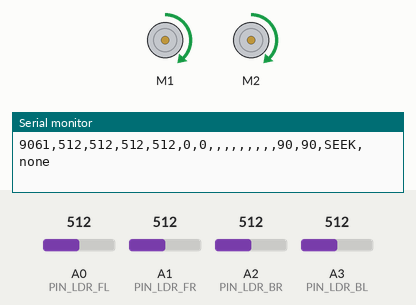
Recording of a sketch running on a simulated Arduino Uno, built with avr-gcc and run on an emulated ATmega328P. Shown: 2 × DC motor (green arrow = forward, orange = backward, longer = faster), the last lines printed to the serial monitor. The test bench sets the inputs (shaded band); at power-on: A2 (PIN_LDR_BR) = 512, A1 (PIN_LDR_FR) = 512, A0 (PIN_LDR_FL) = 512, A3 (PIN_LDR_BL) = 512.

Above: at 9.2 s.
9.3 s: A2 (PIN_LDR_BR) set to 537
At 11.1 s:
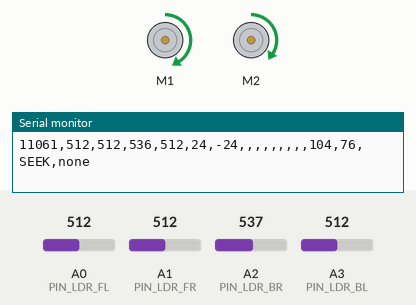
12.2 s: A2 (PIN_LDR_BR) set to 554
At 14.8 s:
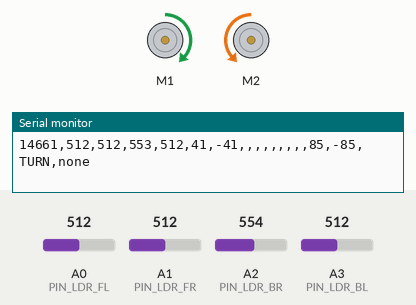
15.2 s: A1 (PIN_LDR_FR) set to 716
18.2 s: A0 (PIN_LDR_FL) set to 716
At 18.31 s:
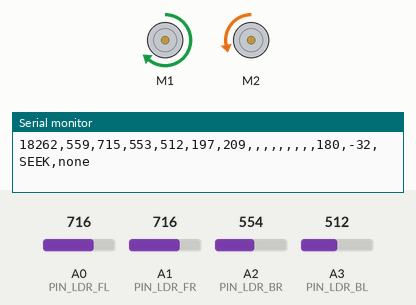
21.2 s: A3 (PIN_LDR_BL) set to 716
At 23.5 s:
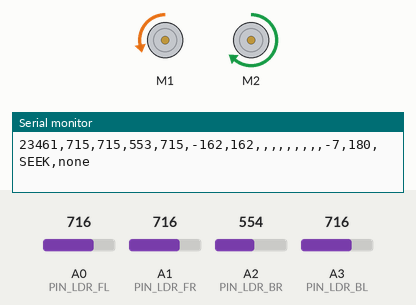
24.2 s: A3 (PIN_LDR_BL) set to 118
At 27.3 s:
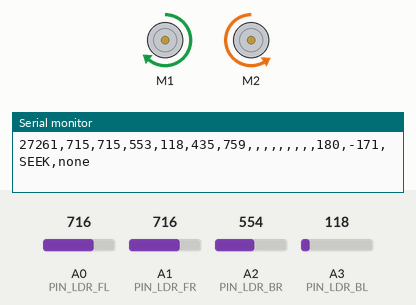
Timing chart, 0 to 28.2 s (numbered marks = the images above; inputs shaded):
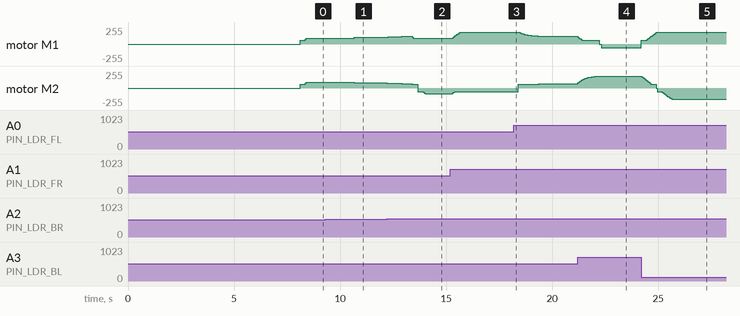

Measured:
- the behaviour switches between 553 and 554 on A2 (PIN_LDR_BR) (found by bisection; images 1 and 2)
- after the input at 9.3 s, motor M1: forward 90/255 → forward 104/255 after 1.4 s; motor M2: forward 90/255 → forward 76/255 after 1.4 s
- after the input at 12.2 s, motor M1: rises from forward 104/255 to forward 114/255 in 0.85 s, then falls to forward 85/255 in 0.45 s; motor M2: moves from forward 76/255 to backward 85/255 over 1.8 s, starting at once
- after the input at 18.2 s, motor M1: moves from forward 180/255 to forward 114/255 over 1.9 s, starting after 0.21 s; motor M2: moves from backward 56/255 to forward 66/255 over 2.1 s, starting at once
- after the input at 21.2 s, motor M1: forward 114/255 → forward 55/255 at once, → stopped 1.0 s later, → backward 55/255 0.10 s later; motor M2: moves from forward 66/255 to forward 180/255 over 1.0 s, starting at once
- after the input at 24.2 s, motor M1: moves from backward 55/255 to forward 180/255 over 0.75 s, starting at once; motor M2: moves from forward 180/255 to backward 171/255 over 2.2 s, starting at once

The sketch:

potplant.ino
```cpp
// ===========================================================================
// POT PLANT ROBOT - PHASE 1: LIGHT SEEKER
//
// A pot plant on wheels that drives towards the brightest light it can see.
// No moods, no needs, no face yet - this phase exists to prove two things:
// that the motors do what we expect, and that the light sensors give sensible
// numbers. Everything later is built on top of those two facts.
//
// How it works, once per tick (20 times a second):
//   1. read the four corner light sensors
//   2. compare the two sides, and the front against the back
//   3. steer towards the brighter side - or turn round if the light is behind
//   4. occasionally report what it is doing over USB
//
// There is no delay() in the loop. delay() means "freeze completely", and a
// frozen robot cannot notice a table leg. Instead we watch the clock with
// millis() and act when enough time has passed. See tuning.h for TICK_MS.
//
// Files:
//   config.h      which wire goes to which pin
//   tuning.h      the personality numbers - this is the one to play with
//   sensors.*     reading and cleaning up the light sensors
//   drive.*       talking to the motors
//   telemetry.*   printing what it is thinking
// ===========================================================================

#include "config.h"
#include "tuning.h"
#include "sensors.h"
#include "drive.h"
#include "telemetry.h"

// The three things the robot can be doing in Phase 1.
enum State {
  STATE_SEEK,     // it can see a light ahead, and is driving towards it
  STATE_TURN,     // the light is behind it, so it is turning round
  STATE_SEARCH    // too dark to tell, so turn slowly and look around
};

static State state = STATE_SEARCH;
static unsigned long lastTick = 0;
static uint8_t tickCounter = 0;

// Used by STATE_SEARCH to decide which way to spin, and when to give up and
// try the other direction.
static unsigned long searchStarted = 0;
static int searchDirection = 1;

// Used by STATE_TURN: which way it chose to spin, and when it started, so it
// can give up rather than spinning for ever in an evenly lit room.
static int turnDirection = 1;
static unsigned long turnStarted = 0;

// How much RAM is left over. The UNO has 2048 bytes in total and it runs out
// long before the 32 KB of program space does, so this number is worth
// watching as the project grows.
static int freeRam() {
  extern int __heap_start, *__brkval;
  int here;
  return (int)&here - (__brkval == 0 ? (int)&__heap_start : (int)__brkval);
}

void setup() {
  Serial.begin(SERIAL_BAUD);
  while (!Serial) { ; }   // only matters on boards with native USB

  Serial.println();
  Serial.println(F("# pot plant robot - phase 1, light seeker, four corner sensors"));
  Serial.print(F("# free RAM at start-up: "));
  Serial.print(freeRam());
  Serial.println(F(" bytes of 2048"));

  driveBegin();
  driveStop();            // make very sure nothing is moving while we calibrate

  sensorsBegin();
  sensorsCalibrate();     // blocking, but this runs before the loop starts

  telemetryHeader();

  searchStarted = millis();
  lastTick = millis();
}

// Work out motor speeds from a set of light readings.
static void seekLight(const LightReading &light) {
  // steer is positive when the right-hand pair see more light than the left.
  int error = light.steer;

  // Small differences are just noise. Ignore them, or the robot weaves.
  if (abs(error) < LIGHT_DEADBAND) error = 0;

  // Turn the brightness difference into a steering amount.
  int steer = ((long)error * STEER_GAIN_PERCENT) / 100;

  // Differential steering: to turn right, slow the right wheel and speed up
  // the left one. The two wheels always add up to roughly the same total, so
  // it curves rather than stopping and pivoting.
  int left  = (int)DRIVE_BASE_SPEED + steer;
  int right = (int)DRIVE_BASE_SPEED - steer;

  driveSetTargets(left, right);
}

// Spin on the spot towards whichever side the light is on, until it is in front.
static void turnRound() {
  driveSetTargets( (int)TURN_SPEED * turnDirection,
                  -(int)TURN_SPEED * turnDirection );
}

// Spin slowly on the spot, reversing every so often, hunting for any light.
static void searchForLight() {
  if (millis() - searchStarted > SEARCH_SWEEP_MS) {
    searchDirection = -searchDirection;
    searchStarted = millis();
  }
  driveSetTargets( (int)SEARCH_SPEED * searchDirection,
                  -(int)SEARCH_SPEED * searchDirection );
}

void loop() {
  // Has a tick's worth of time passed? If not, fall straight out of loop()
  // and come back in again. The robot stays responsive the whole time.
  if (millis() - lastTick < TICK_MS) return;
  lastTick += TICK_MS;

  sensorsUpdate();
  LightReading light = sensorsLight();

  // Decide which state we are in.
  //
  // Too dark to steer by comes first - without useful light, nothing else is
  // worth deciding. There is deliberately a gap between the threshold for
  // giving up and the one for starting again, so a reading sitting right on the
  // boundary does not flip the robot between states several times a second.
  if (light.brightest < LIGHT_FLOOR) {
    if (state != STATE_SEARCH) {
      state = STATE_SEARCH;
      searchStarted = millis();
    }
  } else if (state == STATE_SEARCH && light.brightest > LIGHT_FLOOR + LIGHT_DEADBAND) {
    state = STATE_SEEK;
  }

  if (state == STATE_SEEK && light.frontBack < -LIGHT_BEHIND_THRESHOLD) {
    // The back pair are clearly beating the front pair - the light is behind.
    // Turn towards whichever side is brighter, so it takes the shorter way
    // round rather than always spinning the same direction.
    state = STATE_TURN;
    turnDirection = (light.steer >= 0) ? 1 : -1;
    turnStarted = millis();
  } else if (state == STATE_TURN) {
    bool nowInFront = light.frontBack > LIGHT_AHEAD_THRESHOLD;
    bool givenUp    = millis() - turnStarted > TURN_TIMEOUT_MS;
    if (nowInFront || givenUp) state = STATE_SEEK;
  }

  switch (state) {
    case STATE_SEEK:   seekLight(light);   break;
    case STATE_TURN:   turnRound();        break;
    case STATE_SEARCH: searchForLight();   break;
  }

  driveUpdate();

  if (++tickCounter >= TELEMETRY_EVERY_N_TICKS) {
    tickCounter = 0;
    const char *name = "SEARCH";
    if (state == STATE_SEEK) name = "SEEK";
    else if (state == STATE_TURN) name = "TURN";
    telemetryLine(light, name, "none");
  }
}
```

drive.cpp
```cpp
#include "drive.h"
#include "config.h"
#include "tuning.h"
#include <AFMotor.h>

// AFMotor is the library for this style of motor shield. The shield does not
// have one pin per motor - it uses a shift register chip to control four
// motors through only a few pins. The library hides all of that.
static AF_DCMotor motorLeft(MOTOR_LEFT_CHANNEL);
static AF_DCMotor motorRight(MOTOR_RIGHT_CHANNEL);

static int targetL = 0, targetR = 0;   // where we want to be
static int actualL = 0, actualR = 0;   // where we currently are

// Move a value towards a target, but by no more than DRIVE_SLEW_PER_TICK.
// This is what stops the robot lurching.
static int easeTowards(int current, int target) {
  int step = (int)DRIVE_SLEW_PER_TICK;
  if (target > current) {
    current += step;
    if (current > target) current = target;
  } else if (target < current) {
    current -= step;
    if (current < target) current = target;
  }
  return current;
}

// Push a speed out to one physical motor.
static void applyTo(AF_DCMotor &motor, int speed, bool invert) {
  if (invert) speed = -speed;

  if (speed == 0) {
    motor.setSpeed(0);
    motor.run(RELEASE);     // let the motor coast rather than braking hard
    return;
  }

  int magnitude = abs(speed);
  // These gear motors will not turn at all below a certain drive level, they
  // just sit there humming and getting warm. Anything above zero gets nudged
  // up to the minimum that actually moves them.
  if (magnitude < (int)DRIVE_MIN_SPEED) magnitude = DRIVE_MIN_SPEED;
  if (magnitude > 255) magnitude = 255;

  motor.setSpeed((uint8_t)magnitude);
  motor.run(speed > 0 ? FORWARD : BACKWARD);
}

void driveBegin() {
  targetL = targetR = actualL = actualR = 0;
  motorLeft.setSpeed(0);
  motorRight.setSpeed(0);
  motorLeft.run(RELEASE);
  motorRight.run(RELEASE);
}

void driveSetTargets(int left, int right) {
  targetL = constrain(left,  -(int)DRIVE_MAX_SPEED, (int)DRIVE_MAX_SPEED);
  targetR = constrain(right, -(int)DRIVE_MAX_SPEED, (int)DRIVE_MAX_SPEED);
}

void driveUpdate() {
  actualL = easeTowards(actualL, targetL);
  actualR = easeTowards(actualR, targetR);
  applyTo(motorLeft,  actualL, MOTOR_LEFT_INVERT);
  applyTo(motorRight, actualR, MOTOR_RIGHT_INVERT);
}

void driveStop() {
  targetL = targetR = actualL = actualR = 0;
  applyTo(motorLeft,  0, MOTOR_LEFT_INVERT);
  applyTo(motorRight, 0, MOTOR_RIGHT_INVERT);
}

int driveLeft()  { return actualL; }
int driveRight() { return actualR; }
```

drive.h
```cpp
#ifndef DRIVE_H
#define DRIVE_H

#include <Arduino.h>

// ---------------------------------------------------------------------------
// drive.h - moving
//
// The rest of the code never talks to the motor library directly. It just says
// "I would like to be going this fast on the left and this fast on the right"
// and this file works out how to get there smoothly.
//
// Speeds are signed: -255 is full reverse, 0 is stopped, 255 is full forward.
// ---------------------------------------------------------------------------

void driveBegin();
void driveSetTargets(int left, int right);  // what we WANT to be doing
void driveUpdate();                          // call once per tick; eases towards it
void driveStop();                            // immediate, no easing

int driveLeft();    // what the motors are ACTUALLY being given right now
int driveRight();

#endif
```

sensors.cpp
```cpp
#include "sensors.h"
#include "config.h"
#include "tuning.h"

// ---------------------------------------------------------------------------
// The three LDR dividers will never match each other exactly. Resistors are
// only accurate to 5 percent, and no two LDRs are identical either. So at
// start-up we take a baseline and work out a small correction for each channel.
//
// We also work out, by asking you to cover the sensors, whether your wiring
// gives a HIGHER number in brighter light or a LOWER one. That depends on
// whether the LDR is the top or bottom leg of the voltage divider, and it
// means you do not have to trace a single wire to find out.
// ---------------------------------------------------------------------------

// Channel order throughout this file is FL, FR, BR, BL - clockwise from the
// front left, the same order the corners are listed in config.h.
static const uint8_t CHANNELS = 4;

static long smoothed[CHANNELS];                    // running averages, 8x scale
static int  gain[CHANNELS] = {256, 256, 256, 256}; // correction, 256 = no change
static bool brighterIsHigher = true;

static const uint8_t LDR_PINS[CHANNELS] = {
  PIN_LDR_FL, PIN_LDR_FR, PIN_LDR_BR, PIN_LDR_BL
};

// Read all three pins right now, no smoothing, no correction.
static void readRaw(int out[CHANNELS]) {
  for (uint8_t i = 0; i < CHANNELS; i++) {
    out[i] = analogRead(LDR_PINS[i]);
  }
}

// Average several raw reads over a period, to get a settled baseline.
static void averageOver(unsigned long ms, int out[CHANNELS]) {
  long total[CHANNELS] = {0, 0, 0, 0};
  long count = 0;
  unsigned long start = millis();
  while (millis() - start < ms) {
    int raw[CHANNELS];
    readRaw(raw);
    for (uint8_t i = 0; i < CHANNELS; i++) total[i] += raw[i];
    count++;
    delay(5);   // safe here: calibration runs once, before the main loop starts
  }
  for (uint8_t i = 0; i < CHANNELS; i++) out[i] = (int)(total[i] / count);
}

// Print four readings on one line, in corner order.
static void printFour(const int v[CHANNELS]) {
  for (uint8_t i = 0; i < CHANNELS; i++) {
    Serial.print(v[i]);
    if (i < CHANNELS - 1) Serial.print(' ');
  }
  Serial.println();
}

void sensorsBegin() {
  int raw[CHANNELS];
  readRaw(raw);
  for (uint8_t i = 0; i < CHANNELS; i++) smoothed[i] = (long)raw[i] << 3;
}

void sensorsCalibrate() {
  int ambient[CHANNELS];
  int covered[CHANNELS];

  Serial.println(F("# --- Light sensor calibration ---"));
  Serial.println(F("# Order is FL FR BR BL, clockwise from the front left."));
  Serial.println(F("# Put the robot where it normally lives and leave it alone."));
  averageOver(CALIBRATE_SETTLE_MS, ambient);
  Serial.print(F("# ambient raw: ")); printFour(ambient);

  Serial.println(F("# NOW COVER ALL FOUR SENSORS WITH YOUR HANDS."));
  delay(1500);   // a moment to actually get your hands there
  averageOver(CALIBRATE_COVER_MS, covered);
  Serial.print(F("# covered raw: ")); printFour(covered);

  // Which direction does the number move when light is blocked? Average the
  // change across all three so one dud sensor cannot fool us.
  long swing = 0;
  for (uint8_t i = 0; i < CHANNELS; i++) swing += (long)covered[i] - ambient[i];

  if (abs(swing) < (long)CALIBRATE_MIN_SWING * CHANNELS) {
    // Not enough of a change to be sure. Keep whatever we assumed and say so.
    Serial.println(F("# WARNING: sensors barely changed when covered."));
    Serial.println(F("# Either your hand missed them, or the room is very dim,"));
    Serial.println(F("# or a sensor is not wired up. Assuming higher = brighter."));
    brighterIsHigher = true;
  } else {
    // If covering them made the numbers go DOWN, then high means bright.
    brighterIsHigher = (swing < 0);
    Serial.print(F("# wiring detected: higher reading means "));
    Serial.println(brighterIsHigher ? F("BRIGHTER") : F("DARKER"));
  }

  // Now balance the three channels against each other, using the ambient
  // readings turned the right way up.
  int level[CHANNELS];
  long sum = 0;
  for (uint8_t i = 0; i < CHANNELS; i++) {
    level[i] = brighterIsHigher ? ambient[i] : (1023 - ambient[i]);
    if (level[i] < 1) level[i] = 1;   // never divide by zero
    sum += level[i];
  }
  long mean = sum / CHANNELS;
  for (uint8_t i = 0; i < CHANNELS; i++) {
    gain[i] = (int)((mean << 8) / level[i]);
    // Refuse to correct by more than about 2x either way. A gain that extreme
    // means a sensor is faulty or unplugged, not merely a bit off.
    if (gain[i] < 128) gain[i] = 128;
    if (gain[i] > 512) gain[i] = 512;
  }

  Serial.print(F("# channel gains (256 = no correction): ")); printFour(gain);
  Serial.println(F("# Calibration done. Uncover the sensors."));
  Serial.println(F("# --------------------------------"));

  sensorsBegin();   // reset the smoothing so it does not start from stale data
}

void sensorsUpdate() {
  int raw[CHANNELS];
  readRaw(raw);
  // Exponential moving average, done in integers. Each tick we move the stored
  // value a fraction of the way towards the new reading. LDR_SMOOTHING decides
  // how small that fraction is.
  for (uint8_t i = 0; i < CHANNELS; i++) {
    long target = (long)raw[i] << 3;
    smoothed[i] += (target - smoothed[i]) >> LDR_SMOOTHING;
  }
}

LightReading sensorsLight() {
  LightReading r;
  int v[CHANNELS];
  for (uint8_t i = 0; i < CHANNELS; i++) {
    int s = (int)(smoothed[i] >> 3);
    if (!brighterIsHigher) s = 1023 - s;    // flip so bigger always means brighter
    long corrected = ((long)s * gain[i]) >> 8;
    if (corrected < 0) corrected = 0;
    if (corrected > 1023) corrected = 1023;
    v[i] = (int)corrected;
  }
  r.fl = v[0];
  r.fr = v[1];
  r.br = v[2];
  r.bl = v[3];

  // Steering compares the two sides, using all four corners rather than just
  // the front pair. Front and back together give a steadier reading.
  r.steer     = (r.fr + r.br) - (r.fl + r.bl);

  // Front against back is what tells the robot the light is behind it - the
  // thing three forward-facing sensors could never know.
  r.frontBack = (r.fl + r.fr) - (r.br + r.bl);

  r.brightest = max(max(v[0], v[1]), max(v[2], v[3]));
  return r;
}
```

sensors.h
```cpp
#ifndef SENSORS_H
#define SENSORS_H

#include <Arduino.h>

// ---------------------------------------------------------------------------
// sensors.h - reading the world
//
// Right now this is only the four light sensors. Phase 2 adds the ultrasonic
// module and the cliff sensors, Phase 3 motion and touch. They all land in this
// one file so the rest of the code never talks to a pin directly.
// ---------------------------------------------------------------------------

// One set of light readings, smoothed, calibrated, and turned the right way up
// so that a BIGGER number always means BRIGHTER.
struct LightReading {
  int fl, fr, br, bl;   // the four corners, 0 - 1023

  // Two comparisons the steering actually uses, worked out once here rather
  // than recalculated wherever they are needed.
  int steer;      // (right side) - (left side). Positive means brighter right.
  int frontBack;  // (front) - (back).          Positive means brighter ahead.

  int brightest;  // the strongest single corner
};

void sensorsBegin();
void sensorsCalibrate();       // blocking, runs once at start-up only
void sensorsUpdate();          // call once per tick
LightReading sensorsLight();

#endif
```

telemetry.h
```cpp
#ifndef TELEMETRY_H
#define TELEMETRY_H

#include <Arduino.h>
#include "sensors.h"

// ---------------------------------------------------------------------------
// telemetry.h - the robot telling you what it is thinking
//
// One line of comma separated values per report, including columns for sensors
// and needs that do not exist yet - those stay empty until their phase arrives.
// Keeping the format fixed means a tool written today still works in Phase 7.
//
// Columns:
//   ms,ldrFL,ldrFR,ldrBR,ldrBL,steer,fb,dist,pir,touch,
//   light,warmth,affection,water,rest,spdL,spdR,state,mood
// ---------------------------------------------------------------------------

void telemetryHeader();
void telemetryLine(const LightReading &light, const char *state, const char *mood);

#endif
```

Source omitted: telemetry.cpp (1431 bytes), tuning.h (4778 bytes), config.h (3985 bytes)
